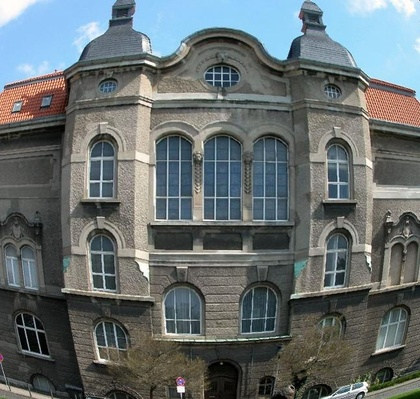
%> input picture ex/ex07/house.jpg, 420 x 399 px, shrunk from 646 x 614 before the run
$ octave ex07.m   (GNU Octave 9; MATLAB toolbox functions it lacks are replaced by stand-ins)
%> lines starting %> are read from the running program, lines starting %| are printed output that depends on the picture
clf;
clear;
% [4 lines of commented-out code are left out]

load('data.mat');
center = [X(1) Y(1)];
radius = sqrt((X(2:end) - center(1)).^2 + (Y(2:end) - center(2)).^2);
radius_real = [0:radius(end)/length(radius):radius(end)]';
radius = [0;radius];
%draw distortion graph
figure(1);
plot(radius_real, radius);
title('distorion graph');
xlabel('original pixel distance');
ylabel('stretched pixel distance');
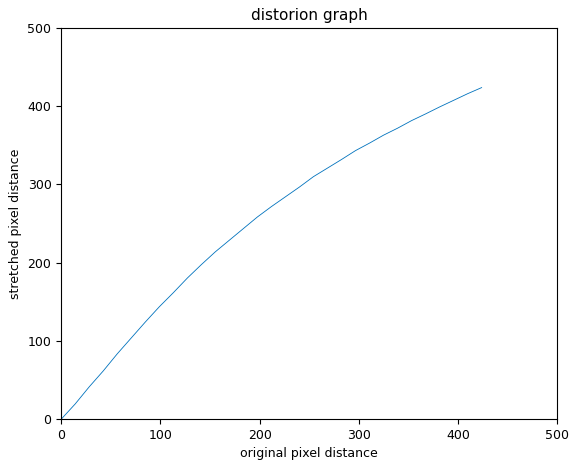
%> figure redrawn from the program's plot data; curve peaks at x = 423.8, y = 423.8

% correct distance
[IMG2 MAP2 ALPHA2] = imread('house.jpg');
%> IMG2 is the input picture: size 399x420x3 uint8; mean R, G, B 102.2, 110, 110.8
%> MAP2 = []; ALPHA2 = []
max_x = round(size(IMG2)(2)/2);
%> max_x = 210
max_y = round(size(IMG2)(1)/2);
%> max_y = 200
d = sqrt((repmat([1:max_x], max_y, 1).^2)+(repmat([1:max_y]', 1, max_x).^2));
dp = interp1(radius, radius_real, d, 'cubic', 'extrap');
x = repmat([1:max_x], max_y, 1) .* dp./d;
x = round(x/max(max(x))*max_x);
x = [...
    -fliplr(flipud(x))+max(max(x))+2 flipud(x)+max(max(x));...
    -fliplr(x)+max(max(x))+2 x+max(max(x))];
y = repmat([1:max_y]', 1, max_x) .* dp./d;
y = round(y/max(max(y))*max_y);
y = [...
    -fliplr(flipud(y))+max(max(y))+2 -flipud(y)+max(max(y))+2;...
    fliplr(y)+max(max(y)) y+max(max(y))];
for m=[1:3],
    IMG2_c = IMG2(:, :, m);
    IMG3_c = zeros(max(max(y)), max(max(x)));
    for n=[1:prod(size(IMG2_c))],
        IMG3_c(y(n), x(n)) = IMG2_c(n);
    end
    IMG3(:, :, m) = IMG3_c;
end
%> this loop made 3 passes
%> pass 1, `IMG2_c = IMG2(:, :, m);`:
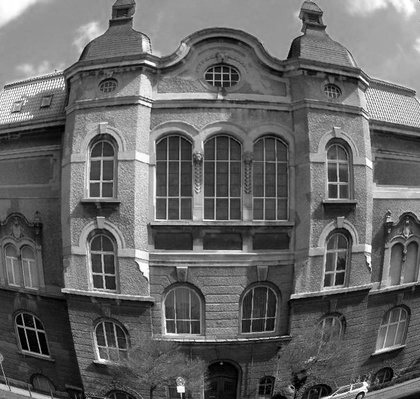
%> IMG2_c: size 399x420 uint8; min 0, max 255, mean 102.2
%> pass 2, `IMG2_c = IMG2(:, :, m);`:
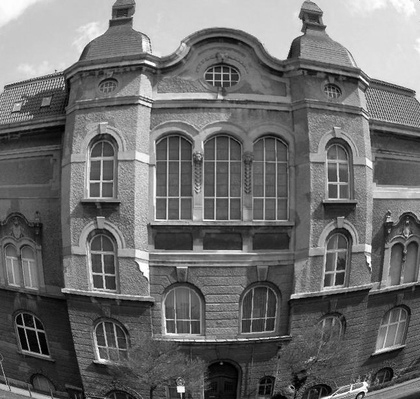
%> IMG2_c: size 399x420 uint8; min 0, max 255, mean 110
%> pass 3, `IMG2_c = IMG2(:, :, m);`:
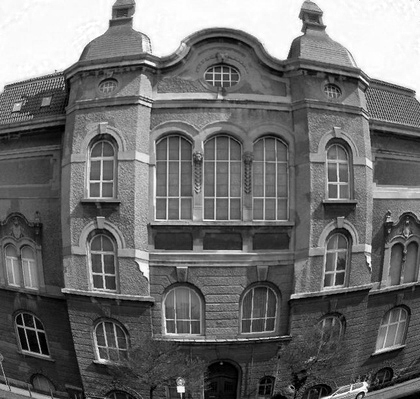
%> IMG2_c: size 399x420 uint8; min 0, max 255, mean 110.8
%> after the loop:
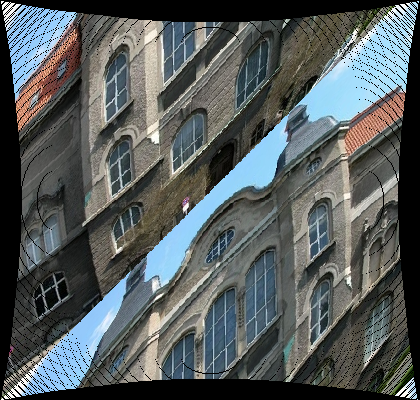
%> IMG3: size 400x420x3 double; mean R, G, B 85.9, 92.3, 93.1
%> after the loop:
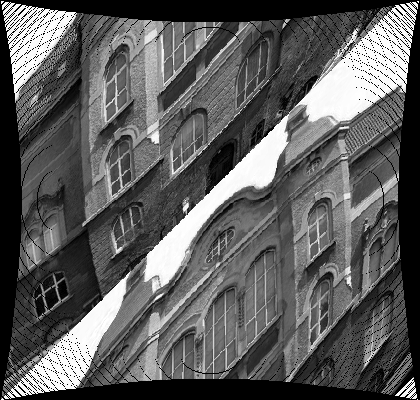
%> IMG3_c: size 400x420 double; min 0, max 255, mean 93.1
figure(2);
%subplot(1, 2, 1);
%imshow(IMG2);
%subplot(1, 2, 2);
imshow(uint8(IMG3));
title('corrected image');
